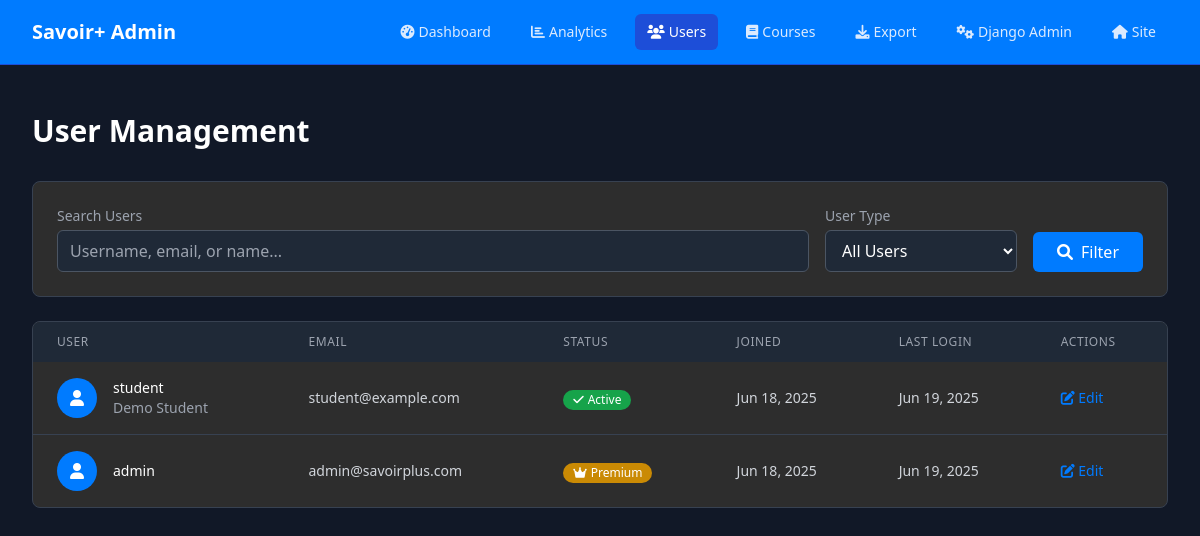
/manage/users/ (signed in), run on an earlier commit of the app's database.
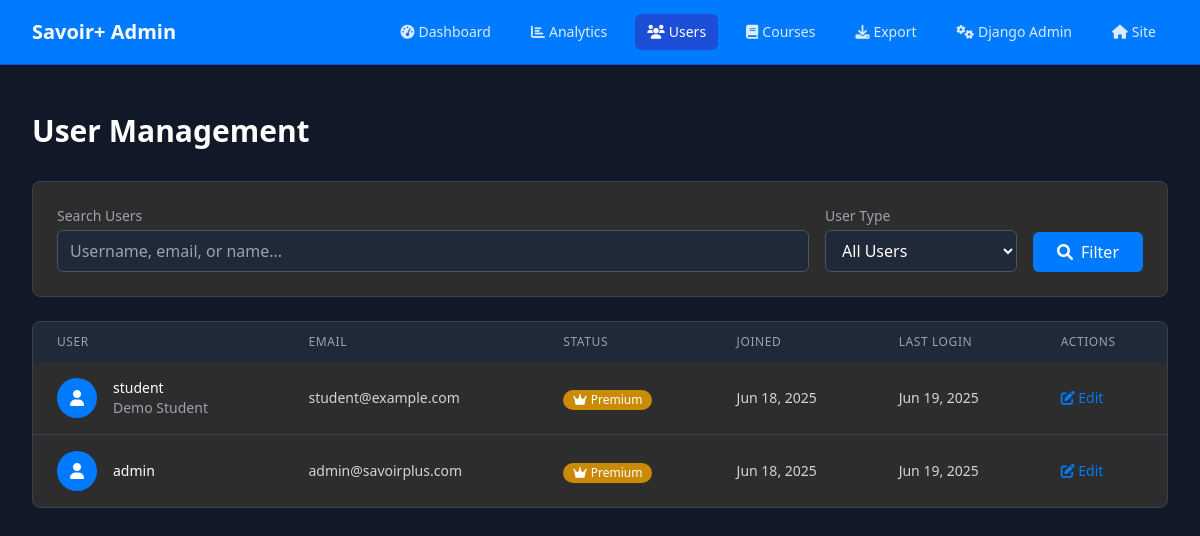
And on a later commit of the database.
### lms/models.py (models this page shows, shortened)
class User(AbstractUser):
    is_paid_user = models.BooleanField(default=False, verbose_name=_('Is Paid User'))
    trial_start_date = models.DateTimeField(auto_now_add=True, verbose_name=_('Trial Start Date'))
    trial_end_date = models.DateTimeField(blank=True, null=True, verbose_name=_('Trial End Date'))
    def save(self, *args, **kwargs):
        if not self.trial_start_date:
            from django.utils import timezone
            self.trial_start_date = timezone.now()
        if not self.trial_end_date and self.trial_start_date:
            self.trial_end_date = self.trial_start_date + timedelta(days=15)
        super().save(*args, **kwargs)

### lms/views.py (the view, shortened to what this page needs)
# urls.py: path('manage/users/', views.admin_user_management, name='admin_user_management'),
@staff_member_required
def admin_user_management(request):
    users = User.objects.all().order_by('-date_joined')
    search_query = request.GET.get('search', '')
    paginator = Paginator(users, 25)
    page_number = request.GET.get('page')
    users = paginator.get_page(page_number)
    context = {
        'users': users,
        'search_query': search_query,
        'total_users': User.objects.count(),
        'active_users': User.objects.filter(is_active=True).count(),
        'paid_users': User.objects.filter(is_paid_user=True).count(),
    }
    return render(request, 'admin/user_management.html', context)

### templates/admin/user_management.html (shortened to what this page needs)
<!DOCTYPE html>
<html lang="en">
<head>
    <script src="https://cdn.tailwindcss.com"></script>
    <link rel="stylesheet" href="https://cdnjs.cloudflare.com/ajax/libs/font-awesome/6.0.0/css/all.min.css">
</head>
<body class="bg-gray-900 text-white">
    <nav class="bg-primary border-b border-blue-700">
        <div class="max-w-7xl mx-auto px-4 sm:px-6 lg:px-8">
            <div class="flex justify-between h-16">
                <div class="flex items-center">
                    <h1 class="text-xl font-bold text-white">Savoir+ Admin</h1>
                </div>
                <div class="flex items-center space-x-4">
                    <a href="/manage/" class="px-3 py-2 rounded-md text-sm font-medium text-blue-100 hover:bg-blue-700">
                        <i class="fas fa-tachometer-alt mr-1"></i>Dashboard
                    </a>
                    <a href="/manage/analytics/" class="px-3 py-2 rounded-md text-sm font-medium text-blue-100 hover:bg-blue-700">
                        <i class="fas fa-chart-bar mr-1"></i>Analytics
                    </a>
                    <a href="/manage/users/" class="px-3 py-2 rounded-md text-sm font-medium bg-blue-700 text-white">
                        <i class="fas fa-users mr-1"></i>Users
                    </a>
                    <a href="/manage/courses/" class="px-3 py-2 rounded-md text-sm font-medium text-blue-100 hover:bg-blue-700">
                        <i class="fas fa-book mr-1"></i>Courses
                    </a>
                    <a href="/manage/export/" class="px-3 py-2 rounded-md text-sm font-medium text-blue-100 hover:bg-blue-700">
                        <i class="fas fa-download mr-1"></i>Export
                    </a>
                    <a href="/admin/" class="px-3 py-2 rounded-md text-sm font-medium text-blue-100 hover:bg-blue-700">
                        <i class="fas fa-cogs mr-1"></i>Django Admin
                    </a>
                    <a href="/" class="px-3 py-2 rounded-md text-sm font-medium text-blue-100 hover:bg-blue-700">
                        <i class="fas fa-home mr-1"></i>Site
                    </a>
                </div>
            </div>
        </div>
    </nav>
    <div class="max-w-7xl mx-auto py-6 sm:px-6 lg:px-8">
        <div class="px-4 py-6 sm:px-0">
            <h1 class="text-3xl font-bold text-white mb-8">User Management</h1>
            <div class="bg-dark-card rounded-lg p-6 border border-gray-700 mb-6">
                <form method="get" class="flex flex-wrap gap-4">
                    <div class="flex-1 min-w-64">
                        <label class="block text-sm font-medium text-gray-400 mb-1">Search Users</label>
                        <input type="text" name="search" value="{{ search }}"
                               placeholder="Username, email, or name..."
                               class="w-full px-3 py-2 bg-gray-800 border border-gray-600 rounded-md text-white focus:outline-none focus:ring-2 focus:ring-primary">
                    </div>
                    <div class="min-w-48">
                        <label class="block text-sm font-medium text-gray-400 mb-1">User Type</label>
                        <select name="type" class="w-full px-3 py-2 bg-gray-800 border border-gray-600 rounded-md text-white focus:outline-none focus:ring-2 focus:ring-primary">
                            <option value="all" {% if user_type == 'all' %}selected{% endif %}>All Users</option>
                        </select>
                    </div>
                    <div class="flex items-end">
                        <button type="submit" class="px-6 py-2 bg-primary text-white rounded-md hover:bg-blue-600 focus:outline-none focus:ring-2 focus:ring-primary">
                            <i class="fas fa-search mr-2"></i>Filter
                        </button>
                    </div>
                </form>
            </div>
            <div class="bg-dark-card rounded-lg border border-gray-700 overflow-hidden">
                <div class="overflow-x-auto">
                    <table class="w-full">
                        <thead class="bg-gray-800">
                            <tr>
                                <th class="px-6 py-3 text-left text-xs font-medium text-gray-400 uppercase tracking-wider">User</th>
                                <th class="px-6 py-3 text-left text-xs font-medium text-gray-400 uppercase tracking-wider">Email</th>
                                <th class="px-6 py-3 text-left text-xs font-medium text-gray-400 uppercase tracking-wider">Status</th>
                                <th class="px-6 py-3 text-left text-xs font-medium text-gray-400 uppercase tracking-wider">Joined</th>
                                <th class="px-6 py-3 text-left text-xs font-medium text-gray-400 uppercase tracking-wider">Last Login</th>
                                <th class="px-6 py-3 text-left text-xs font-medium text-gray-400 uppercase tracking-wider">Actions</th>
                            </tr>
                        </thead>
                        <tbody class="divide-y divide-gray-700">
                            {% for user in users %}
                            <tr class="hover:bg-gray-800">
                                <td class="px-6 py-4 whitespace-nowrap">
                                    <div class="flex items-center">
                                        <div class="w-10 h-10 bg-primary rounded-full flex items-center justify-center">
                                            <i class="fas fa-user text-white"></i>
                                        </div>
                                        <div class="ml-4">
                                            <div class="text-sm font-medium text-white">{{ user.username }}</div>
                                            <div class="text-sm text-gray-400">{{ user.first_name }} {{ user.last_name }}</div>
                                        </div>
                                    </div>
                                </td>
                                <td class="px-6 py-4 whitespace-nowrap text-sm text-gray-300">{{ user.email }}</td>
                                <td class="px-6 py-4 whitespace-nowrap">
                                    {% if user.is_paid_user %}
                                    <span class="inline-flex items-center px-2.5 py-0.5 rounded-full text-xs font-medium bg-yellow-600 text-white">
                                        <i class="fas fa-crown mr-1"></i>Premium
                                    </span>
                                    {% elif user.is_active %}
                                    <span class="inline-flex items-center px-2.5 py-0.5 rounded-full text-xs font-medium bg-green-600 text-white">
                                        <i class="fas fa-check mr-1"></i>Active
                                    </span>
                                    {% else %}
                                    <span class="inline-flex items-center px-2.5 py-0.5 rounded-full text-xs font-medium bg-red-600 text-white">
                                        <i class="fas fa-times mr-1"></i>Inactive
                                    </span>
                                    {% endif %}
                                </td>
                                <td class="px-6 py-4 whitespace-nowrap text-sm text-gray-300">{{ user.date_joined|date:"M d, Y" }}</td>
                                <td class="px-6 py-4 whitespace-nowrap text-sm text-gray-300">
                                    {% if user.last_login %}
                                        {{ user.last_login|date:"M d, Y" }}
                                    {% else %}
                                        Never
                                    {% endif %}
                                </td>
                                <td class="px-6 py-4 whitespace-nowrap text-sm font-medium">
                                    <a href="/admin/lms/user/{{ user.id }}/change/" class="text-primary hover:text-blue-400 mr-3">
                                        <i class="fas fa-edit"></i> Edit
                                    </a>
                                </td>
                            </tr>
                            {% empty %}
                            <tr>
                                <td colspan="6" class="px-6 py-4 text-center text-gray-400">No users found</td>
                            </tr>
                            {% endfor %}
                        </tbody>
                    </table>
                </div>
            </div>
        </div>
    </div>
</body>
</html>

What changed in the data, as far as the page shows it:
changed User "student": is_paid_user "Active" → "Premium"
